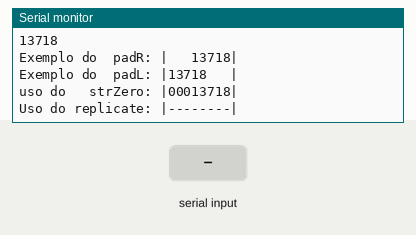
A sketch run on a simulated Arduino Uno, built with avr-gcc and run on an emulated ATmega328P. On the bench: the last lines printed to the serial monitor. Inputs (shaded band) come from the test bench.

Above: at 1.2 s.
1.3 s: "90,45\n" received over Serial
At 1.9 s:
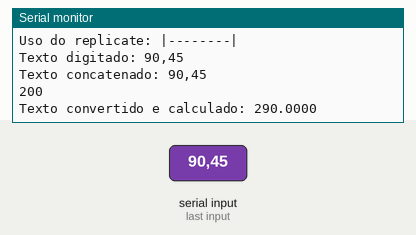
2.8 s: "5\n" received over Serial
At 3.8 s:
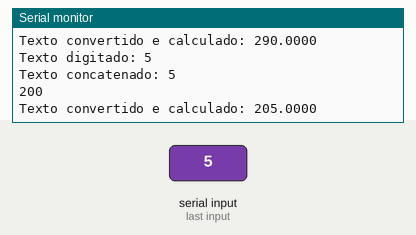

Measured:
- after the input at 1.3 s, the serial monitor: prints a new line at once (image 1)
- after the input at 2.8 s, the serial monitor: prints a new line at once (image 2)

The sketch:

aula_18_String_Parte2.ino
```cpp
String textoRecebido = "";
unsigned long delay1 = 0;

String padR( String texto, int tamanho, char caractere = ' ');
String padL( String texto, int tamanho, char caractere = ' ');
String strZero( String texto, int tamanho);
String replicate (char caractere, int vezes);

void setup() {
  // put your setup code here, to run once:
  Serial.begin(9600);

 //CODIGO 1-6 String texto = "Brincando com Ideias";
/* CODIGO 1-2.
 Serial.println(texto);
  Serial.println();*/

/* CODIGO 1.
  Serial.println("Caracter na Posicao (2): ");
  //Serial.println(texto.charAt(2));
  Serial.println(texto[2]);
*/

/*  CODIGO 2.
  texto.setCharAt(10, 'C');
  //texto[10] = 'D';

  Serial.print("Texto Modificado: ");
  Serial.println(texto);*/
/* CODIGO 3-4
  Serial.println(texto);
  Serial.println("0123456789012345678901234567890");
  Serial.println("          1         2         3");
  Serial.println();*/
/* CODIGO 3
  Serial.print("Posicao do Texto Procurado (com): ");
  Serial.println( texto.indexOf("com") );

  Serial.print("Posicao do Texto Procurado (Ideias): ");
  Serial.println(texto.indexOf("Ideias"));

  Serial.print("Posicao do Caracter Procurado (a): ");
  //Serial.println(texto.indexOf('a'));
  Serial.println(texto.indexOf('a',10));

  Serial.print("Ultima Ocorrencia de (n): ");
 // Serial.println(texto.lastIndexOf('n'));
  Serial.println(texto.lastIndexOf('n',5));
  */

  /*CODIGO 4
  Serial.println("Texto entre os indices 4 a 8: ");
  Serial.println(texto.substring(4,8));*/

  /*Serial.println(texto);
  Serial.println();

  texto.replace("a","A");
  Serial.print("Texto Modifica: ");
  Serial.println(texto);*/

/* CODIGO 5
  Serial.println(texto);
  Serial.println("0123456789012345678901234567890");
  Serial.println("          1         2         3");
  Serial.println();

  texto.remove(10,4);
  Serial.print("Texto Modificado: ");
  Serial.println(texto);

  texto.remove(9);
  Serial.print("Texto Modificado: ");
  Serial.println(texto);
*/

/*CODIGO 6
Serial.println(texto);

texto.toLowerCase();
Serial.print("Texto em Minusculas: ");
Serial.println(texto);

texto.toUpperCase();
Serial.print("Texto em Maiusculas: ");
Serial.println(texto);*/

/* CODIGO 7
//String texto = " Ideias   ";
Serial.print("|");
Serial.print(texto);
Serial.println("|");

//elimina espaço.
texto.trim();
Serial.print("Texto Modificado: ");
Serial.print("|");
Serial.print(texto);
Serial.println("|");
*/

String texto = "13718";

Serial.println(texto);
Serial.println();

Serial.print("Exemplo do  padR: ");
Serial.print("|");
Serial.print(padR(texto,8));
Serial.println("|");

Serial.print("Exemplo do  padL: ");
Serial.print("|");
Serial.print(padL(texto,8));
Serial.println("|");

Serial.print("uso do   strZero: ");
Serial.print("|");
Serial.print(strZero(texto,8));
Serial.println("|");

Serial.print("Uso do replicate: ");
Serial.print("|");
Serial.print(replicate('-',8));
Serial.println("|");


}

void loop() {
  // put your main code here, to run repeatedly:
  char caracter;

  if(Serial.available())
  {
    caracter = Serial.read();
    textoRecebido += caracter;
    delay1 = millis();
  }

  if(((millis() - delay1)>10) && (textoRecebido != "") )
  {
    Serial.print("Texto digitado: ");
    Serial.println(textoRecebido);

    //int convertido = textoRecebido.toInt();
    float convertido = textoRecebido.toFloat();

    Serial.print("Texto concatenado: ");
    Serial.println(textoRecebido + 200);

    Serial.print("Texto convertido e calculado: ");
    Serial.println(convertido + 200, 4);

    textoRecebido = "";
  }
}
//FUNCOES
String padR(String texto, int tamanho, char caractere)
{
  if(texto.length()>tamanho)
  {
    return texto.substring(texto.length() - tamanho, texto.length());
  }
  else
  {
    return replicate(caractere, tamanho - texto.length()) + texto;
  }
}

String padL(String texto, int tamanho, char caractere)
{
  if(texto.length() > tamanho)
  {
    texto.remove(tamanho);
    return texto;
  }
  else
  {
    return texto + replicate(caractere, tamanho-texto.length());
  }
}

String strZero(String texto, int tamanho)
{
  return padR(texto,tamanho,'0');
}

String replicate(char caractere, int vezes)
{
  String temp;

  for(int nL=0;nL<vezes;nL++)
  {
    temp += caractere;
  }
  return temp;
}
```
